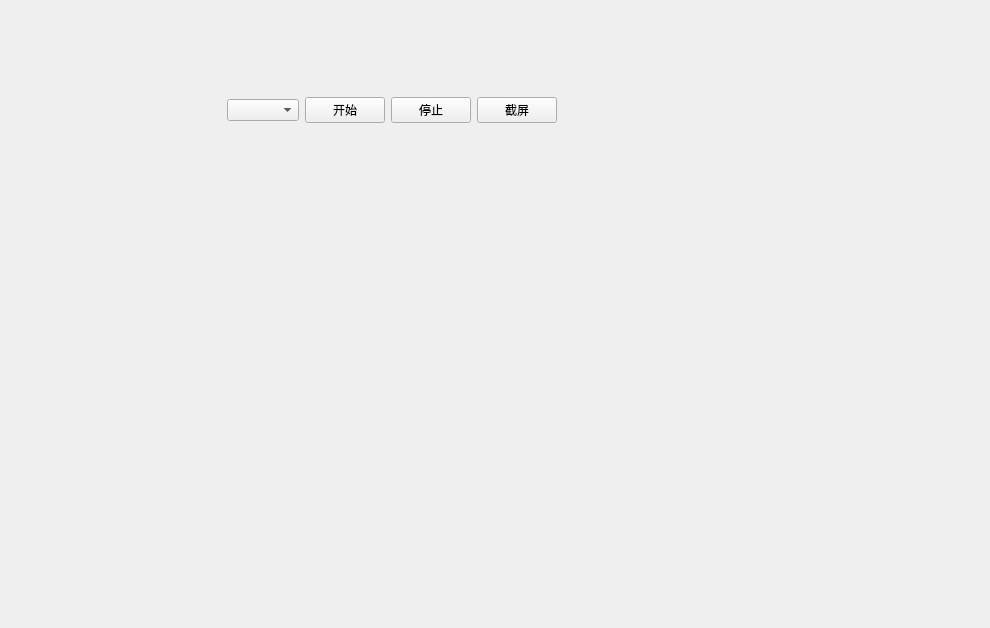
<?xml version="1.0" encoding="UTF-8"?>
<ui version="4.0">
 <class>MainWindow</class>
 <widget class="QMainWindow" name="MainWindow">
  <property name="geometry">
   <rect>
    <x>0</x>
    <y>0</y>
    <width>990</width>
    <height>628</height>
   </rect>
  </property>
  <property name="windowTitle">
   <string>MainWindow</string>
  </property>
  <widget class="QWidget" name="centralwidget">
   <layout class="QGridLayout" name="gridLayout">
    <item row="0" column="0">
     <layout class="QHBoxLayout" name="horizontalLayout">
      <item>
       <spacer name="horizontalSpacer_3">
        <property name="orientation">
         <enum>Qt::Horizontal</enum>
        </property>
        <property name="sizeHint" stdset="0">
         <size>
          <width>40</width>
          <height>20</height>
         </size>
        </property>
       </spacer>
      </item>
      <item>
       <widget class="QComboBox" name="comboBox"/>
      </item>
      <item>
       <widget class="QPushButton" name="btn_start">
        <property name="text">
         <string>开始</string>
        </property>
       </widget>
      </item>
      <item>
       <widget class="QPushButton" name="btn_stop">
        <property name="text">
         <string>停止</string>
        </property>
       </widget>
      </item>
      <item>
       <widget class="QPushButton" name="btn_save">
        <property name="text">
         <string>截屏</string>
        </property>
       </widget>
      </item>
      <item>
       <widget class="QLabel" name="label_save">
        <property name="minimumSize">
         <size>
          <width>200</width>
          <height>200</height>
         </size>
        </property>
        <property name="maximumSize">
         <size>
          <width>200</width>
          <height>200</height>
         </size>
        </property>
        <property name="text">
         <string/>
        </property>
       </widget>
      </item>
      <item>
       <spacer name="horizontalSpacer_4">
        <property name="orientation">
         <enum>Qt::Horizontal</enum>
        </property>
        <property name="sizeHint" stdset="0">
         <size>
          <width>40</width>
          <height>20</height>
         </size>
        </property>
       </spacer>
      </item>
     </layout>
    </item>
    <item row="1" column="0">
     <layout class="QHBoxLayout" name="horizontalLayout_2">
      <item>
       <spacer name="horizontalSpacer">
        <property name="orientation">
         <enum>Qt::Horizontal</enum>
        </property>
        <property name="sizeHint" stdset="0">
         <size>
          <width>40</width>
          <height>20</height>
         </size>
        </property>
       </spacer>
      </item>
      <item>
       <widget class="QWidget" name="widget_display" native="true">
        <property name="minimumSize">
         <size>
          <width>400</width>
          <height>400</height>
         </size>
        </property>
       </widget>
      </item>
      <item>
       <spacer name="horizontalSpacer_2">
        <property name="orientation">
         <enum>Qt::Horizontal</enum>
        </property>
        <property name="sizeHint" stdset="0">
         <size>
          <width>40</width>
          <height>20</height>
         </size>
        </property>
       </spacer>
      </item>
      <item>
       <widget class="QLabel" name="label_check">
        <property name="minimumSize">
         <size>
          <width>400</width>
          <height>400</height>
         </size>
        </property>
        <property name="maximumSize">
         <size>
          <width>400</width>
          <height>400</height>
         </size>
        </property>
        <property name="text">
         <string/>
        </property>
       </widget>
      </item>
     </layout>
    </item>
   </layout>
  </widget>
 </widget>
 <resources/>
 <connections/>
</ui>
